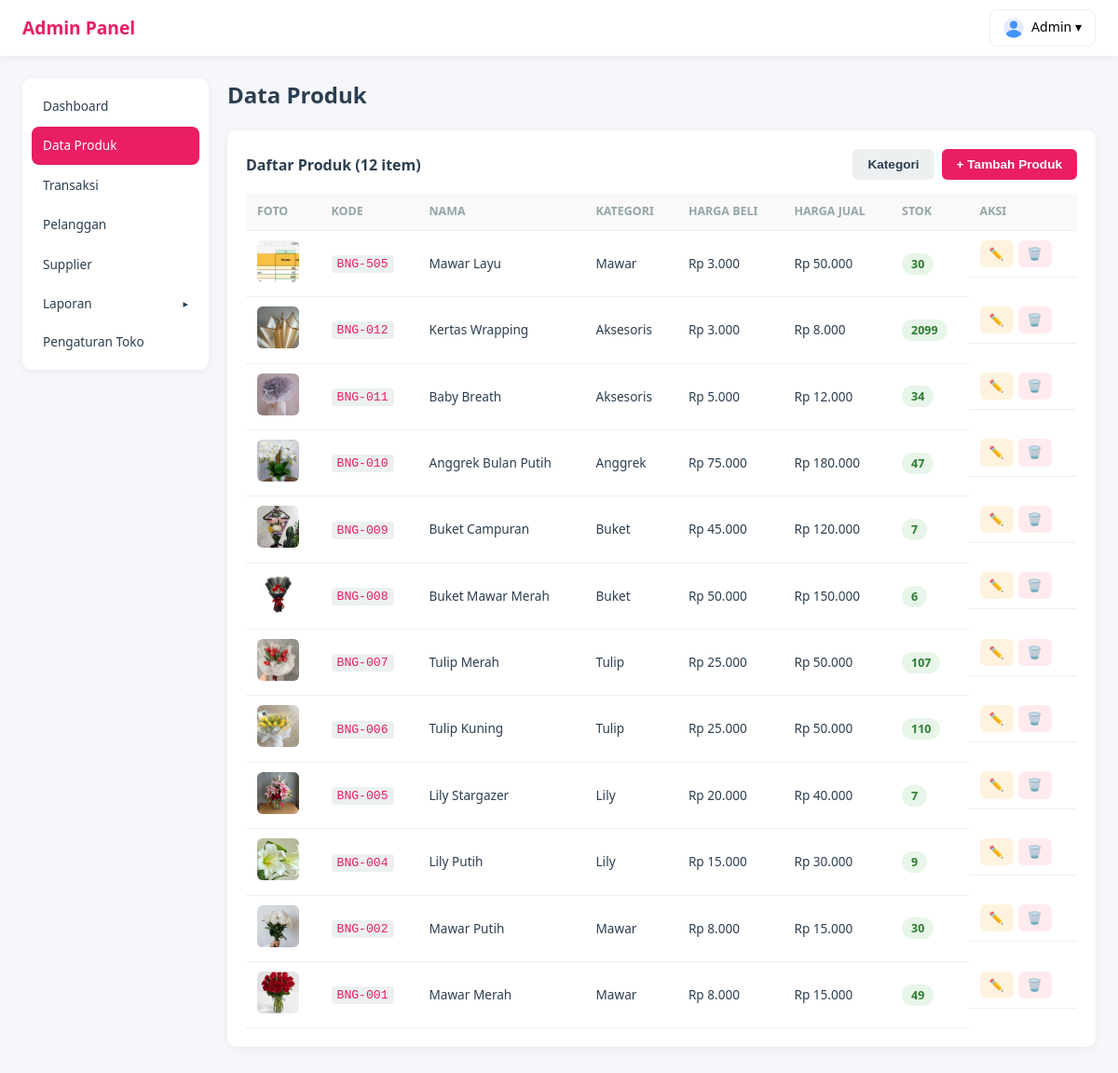
The page /be/admin/index.php?page=produk on the database its author committed.
### tables this page shows
CREATE TABLE `produk` (
  `id` int(11) NOT NULL AUTO_INCREMENT,
  `kode_bunga` varchar(50) DEFAULT NULL,
  `nama_bunga` varchar(100) NOT NULL,
  `kategori_id` int(11) NOT NULL,
  `harga_beli` decimal(12,2) NOT NULL DEFAULT 0.00,
  `harga_jual` decimal(12,2) NOT NULL DEFAULT 0.00,
  `stok` int(11) NOT NULL DEFAULT 0,
  `foto` varchar(255) DEFAULT NULL,
  `deskripsi` text DEFAULT NULL,
  `is_active` tinyint(1) NOT NULL DEFAULT 1,
  `created_at` timestamp NULL DEFAULT current_timestamp(),
  `updated_at` timestamp NULL DEFAULT current_timestamp() ON UPDATE current_timestamp(),
  PRIMARY KEY (`id`),
  UNIQUE KEY `kode_bunga` (`kode_bunga`),
  KEY `kategori_id` (`kategori_id`),
  CONSTRAINT `produk_ibfk_1` FOREIGN KEY (`kategori_id`) REFERENCES `kategori_produk` (`id`)
);

CREATE TABLE `kategori_produk` (
  `id` int(11) NOT NULL AUTO_INCREMENT,
  `nama_kategori` varchar(50) NOT NULL,
  `deskripsi` text DEFAULT NULL,
  `created_at` timestamp NULL DEFAULT current_timestamp(),
  PRIMARY KEY (`id`),
  UNIQUE KEY `nama_kategori` (`nama_kategori`)
);

### html/be/admin/pages/produk.php (the view, shortened to what this page needs)
<?php
$produkList = $db->query("SELECT p.*, k.nama_kategori FROM produk p LEFT JOIN kategori_produk k ON p.kategori_id = k.id WHERE p.is_active = 1 ORDER BY p.id DESC")->fetchAll();
?>
<h1 class="page-title">Data Produk</h1>
<section class="card">
    <div style="display:flex;justify-content:space-between;align-items:center;margin-bottom:15px;">
        <h3 style="margin:0;">Daftar Produk (<?php echo count($produkList); ?> item)</h3>
        <div style="display:flex;gap:8px;">
            <button class="btn btn-secondary" onclick="openKategoriModal()">Kategori</button>
            <button class="btn btn-primary" onclick="openModal()">+ Tambah Produk</button>
        </div>
    </div>
    <div class="table-wrapper">
        <table class="table">
            <thead>
                <tr><th>Foto</th><th>Kode</th><th>Nama</th><th>Kategori</th><th>Harga Beli</th><th>Harga Jual</th><th>Stok</th><th>Aksi</th></tr>
            </thead>
            <tbody>
                <?php foreach ($produkList as $p): ?>
                <tr>
                    <td><?php echo $p['foto'] ? '<img src="../assets/produk/'.$p['foto'].'" class="thumb">' : '<span class="no-foto"></span>'; ?></td>
                    <td><a href="#" onclick="openEditModal(<?php echo $p['id']; ?>)" style="color:var(--primary);text-decoration:none;"><code><?php echo htmlspecialchars($p['kode_bunga']); ?></code></a></td>
                    <td><?php echo htmlspecialchars($p['nama_bunga']); ?></td>
                    <td><?php echo htmlspecialchars($p['nama_kategori'] ?? '-'); ?></td>
                    <td>Rp <?php echo number_format($p['harga_beli'], 0, ',', '.'); ?></td>
                    <td>Rp <?php echo number_format($p['harga_jual'], 0, ',', '.'); ?></td>
                    <td><span class="badge <?php echo $p['stok'] <= 5 ? 'badge-danger' : 'badge-ok'; ?>"><?php echo $p['stok']; ?></span></td>
                    <td style="white-space:nowrap;display:flex;gap:5px;">
                        <a href="#" onclick="openEditModal(<?php echo $p['id']; ?>)" class="btn btn-sm btn-edit">✏️</a>
                        <a href="?page=produk&delete=<?php echo $p['id']; ?>" class="btn btn-sm btn-delete" onclick="return confirm('Hapus produk ini?')">🗑️</a>
                    </td>
                </tr>
                <?php endforeach; ?>
            </tbody>
        </table>
    </div>
</section>

### html/be/admin/index.php (shortened to what this page needs)
<?php
$db = getDB();
$page = $_GET['page'] ?? 'dashboard';
$pageFile = __DIR__ . '/pages/' . $page . '.php';
include $pageFile;
$pageContent = ob_get_clean();
$currentPage = $page;
?>
<!DOCTYPE html>
<html lang="id">
<head>
    <link rel="stylesheet" href="css/admin.css">
</head>
<body>
    <header class="admin-header">
        <div class="admin-header-inner">
            <a href="?page=dashboard" class="admin-logo">Admin Panel</a>
            <div class="admin-user-dropdown">
                <?php
                $adminAvatar = $db->prepare("SELECT foto_profil FROM users WHERE id = :id");
                $adminAvatar->execute([':id' => $_SESSION['user']['id'] ?? 0]);
                $adminAvatarFile = $adminAvatar->fetchColumn();
                $adminAvatarSrc = $adminAvatarFile ? '/be/assets/users/' . $adminAvatarFile : '/be/assets/default-avatar.png';
                ?>
                <button class="admin-user-btn" onclick="toggleAdminDropdown()">
                    <img src="<?php echo $adminAvatarSrc; ?>" alt="" style="width:22px;height:22px;border-radius:50%;object-fit:cover;vertical-align:middle;margin-right:4px;">
                    <?php echo htmlspecialchars($_SESSION['user']['username'] ?? 'Admin'); ?> ▾
                </button>
            </div>
        </div>
    </header>
    <div class="admin-layout">
        <aside class="admin-sidebar">
            <nav class="admin-nav">
                <a href="?page=dashboard" class="admin-nav-item <?php echo $currentPage === 'dashboard' ? 'active' : ''; ?>">
                    Dashboard
                </a>
                <a href="?page=produk" class="admin-nav-item <?php echo $currentPage === 'produk' ? 'active' : ''; ?>">
                    Data Produk
                </a>
                <a href="?page=transaksi" class="admin-nav-item <?php echo in_array($currentPage, ['transaksi', 'order-detail']) ? 'active' : ''; ?>">
                    Transaksi
                </a>
                <a href="?page=pelanggan" class="admin-nav-item <?php echo $currentPage === 'pelanggan' ? 'active' : ''; ?>">
                    Pelanggan
                </a>
                <a href="?page=supplier" class="admin-nav-item <?php echo $currentPage === 'supplier' ? 'active' : ''; ?>">
                    Supplier
                </a>
                <div class="admin-nav-group">
                    <button class="admin-nav-item admin-nav-toggle <?php echo $currentPage === 'laporan' ? 'active' : ''; ?>" onclick="toggleSubMenu(this)">
                        Laporan <span class="toggle-arrow <?php echo $currentPage === 'laporan' ? 'open' : ''; ?>">&#9656;</span>
                    </button>
                </div>
                <a href="?page=pengguna" class="admin-nav-item <?php echo $currentPage === 'pengguna' ? 'active' : ''; ?>">
                    Pengaturan Toko
                </a>
            </nav>
        </aside>
        <main class="admin-main">
            <?php echo $pageContent; ?>
        </main>
    </div>
</body>
</html>

### html/be/admin/css/admin.css (style rules this page uses)
* { margin: 0; padding: 0; box-sizing: border-box; }
:root { --primary: #e91e63; --primary-dark: #c2185b; --primary-light: #fce4ec; --secondary: #4caf50; --warning: #ff9800; --danger: #f44336; --dark: #2c3e50; --gray: #95a5a6; --gray-light: #ecf0f1; --white: #ffffff; --radius: 10px; --shadow: 0 2px 10px rgba(0, 0, 0, 0.06); }
body { font-family: 'Segoe UI', Tahoma, Geneva, Verdana, sans-serif; background: #f5f7fa; color: var(--dark); line-height: 1.5; }
.admin-header { background: var(--white); box-shadow: var(--shadow); position: sticky; top: 0; z-index: 100; }
.admin-header-inner { max-width: none; margin: 0 auto; padding: 0 24px; height: 60px; display: flex; justify-content: space-between; align-items: center; }
.admin-logo { font-size: 1.2rem; font-weight: 700; color: var(--primary); text-decoration: none; }
.admin-user-dropdown { position: relative; }
.admin-user-btn { background: none; border: 1px solid var(--gray-light); padding: 8px 14px; border-radius: 8px; cursor: pointer; font-size: 0.88rem; font-weight: 500; font-family: inherit; transition: background 0.15s; }
.admin-layout { max-width: none; margin: 0 auto; padding: 24px; display: flex; gap: 20px; }
.admin-sidebar { width: 200px; flex-shrink: 0; position: sticky; top: 84px; height: fit-content; }
.admin-nav { background: var(--white); border-radius: var(--radius); box-shadow: var(--shadow); padding: 10px; display: flex; flex-direction: column; gap: 2px; }
.admin-nav-item { display: flex; align-items: center; gap: 8px; padding: 10px 12px; border-radius: 8px; text-decoration: none; color: var(--dark); font-size: 0.85rem; font-weight: 500; transition: all 0.15s; }
.admin-nav-item.active { background: var(--primary); color: var(--white); }
.admin-main { flex: 1; min-width: 0; }
.page-title { font-size: 1.5rem; font-weight: 700; margin-bottom: 20px; }
.card { background: var(--white); border-radius: var(--radius); padding: 20px; box-shadow: var(--shadow); margin-bottom: 20px; }
.card h3 { font-size: 1rem; margin-bottom: 15px; color: var(--dark); }
.btn { padding: 9px 16px; border: none; border-radius: 6px; font-size: 0.85rem; font-weight: 600; cursor: pointer; text-decoration: none; display: inline-flex; align-items: center; gap: 4px; transition: opacity 0.2s; }
.btn-primary { background: var(--primary); color: var(--white); }
.btn-secondary { background: var(--gray-light); color: var(--dark); }
.btn-sm { padding: 5px 10px; font-size: 0.8rem; }
.btn-edit { background: #fff3e0; }
.btn-delete { background: #ffebee; }
.table-wrapper { overflow-x: auto; }
.table { width: 100%; border-collapse: collapse; font-size: 0.85rem; }
.table th, .table td { padding: 10px 12px; text-align: left; border-bottom: 1px solid var(--gray-light); }
.table th { background: #f9f9f9; font-weight: 600; font-size: 0.78rem; text-transform: uppercase; color: var(--gray); }
.table .thumb { width: 45px; height: 45px; object-fit: cover; border-radius: 6px; }
.table code { background: var(--gray-light); padding: 2px 6px; border-radius: 4px; font-size: 0.82rem; }
.badge { padding: 3px 10px; border-radius: 12px; font-size: 0.78rem; font-weight: 600; }
.badge-ok { background: #e8f5e9; color: #2e7d32; }
.admin-nav-group { display: flex; flex-direction: column; }
.admin-nav-toggle { display: flex; justify-content: space-between; align-items: center; background: none; border: none; width: 100%; text-align: left; cursor: pointer; font-family: inherit; }
.toggle-arrow { font-size: 0.7rem; transition: transform 0.2s; }

### rows shown on the page
produk: foto (picture), kode_bunga "BNG-505", nama_bunga "Mawar Layu", kategori.nama_kategori "Mawar", harga_beli "3.000", harga_jual "50.000", stok "30"
produk: foto (picture), kode_bunga "BNG-012", nama_bunga "Kertas Wrapping", kategori.nama_kategori "Aksesoris", harga_beli "3.000", harga_jual "8.000", stok "2099"
produk: foto (picture), kode_bunga "BNG-011", nama_bunga "Baby Breath", kategori.nama_kategori "Aksesoris", harga_beli "5.000", harga_jual "12.000", stok "34"
produk: foto (picture), kode_bunga "BNG-010", nama_bunga "Anggrek Bulan Putih", kategori.nama_kategori "Anggrek", harga_beli "75.000", harga_jual "180.000", stok "47"
produk: foto (picture), kode_bunga "BNG-009", nama_bunga "Buket Campuran", kategori.nama_kategori "Buket", harga_beli "45.000", harga_jual "120.000", stok "7"
produk: foto (picture), kode_bunga "BNG-008", nama_bunga "Buket Mawar Merah", kategori.nama_kategori "Buket", harga_beli "50.000", harga_jual "150.000", stok "6"
produk: foto (picture), kode_bunga "BNG-007", nama_bunga "Tulip Merah", kategori.nama_kategori "Tulip", harga_beli "25.000", harga_jual "50.000", stok "107"
produk: foto (picture), kode_bunga "BNG-006", nama_bunga "Tulip Kuning", kategori.nama_kategori "Tulip", harga_beli "25.000", harga_jual "50.000", stok "110"
produk: foto (picture), kode_bunga "BNG-005", nama_bunga "Lily Stargazer", kategori.nama_kategori "Lily", harga_beli "20.000", harga_jual "40.000", stok "7"
produk: foto (picture), kode_bunga "BNG-004", nama_bunga "Lily Putih", kategori.nama_kategori "Lily", harga_beli "15.000", harga_jual "30.000", stok "9"
produk: foto (picture), kode_bunga "BNG-002", nama_bunga "Mawar Putih", kategori.nama_kategori "Mawar", harga_beli "8.000", harga_jual "15.000", stok "30"
produk: foto (picture), kode_bunga "BNG-001", nama_bunga "Mawar Merah", kategori.nama_kategori "Mawar", harga_beli "8.000", harga_jual "15.000", stok "49"

### other values the page prints
$_SESSION['user']['username'] "Admin"
count($produkList) "12"
